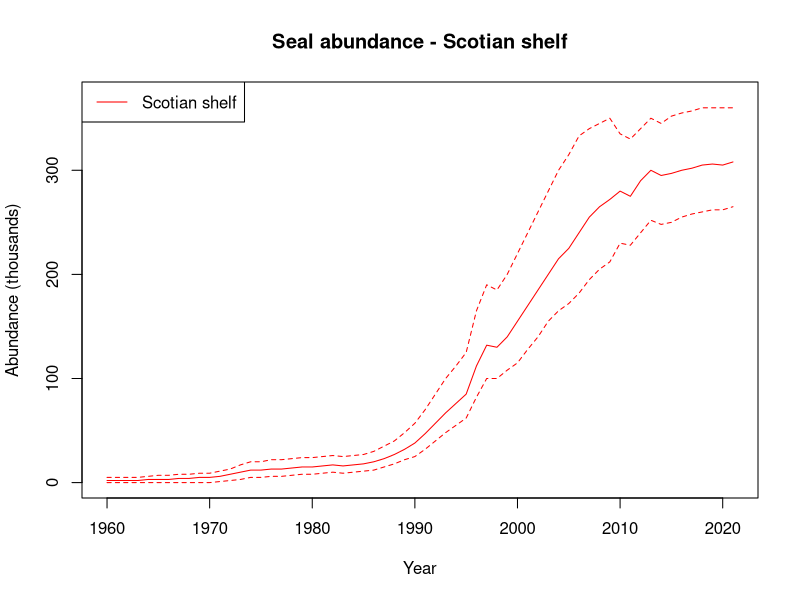
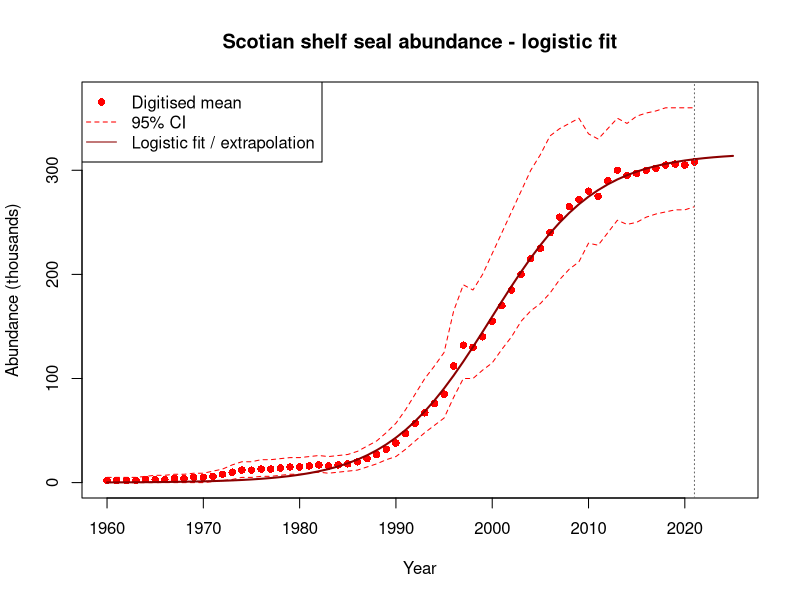
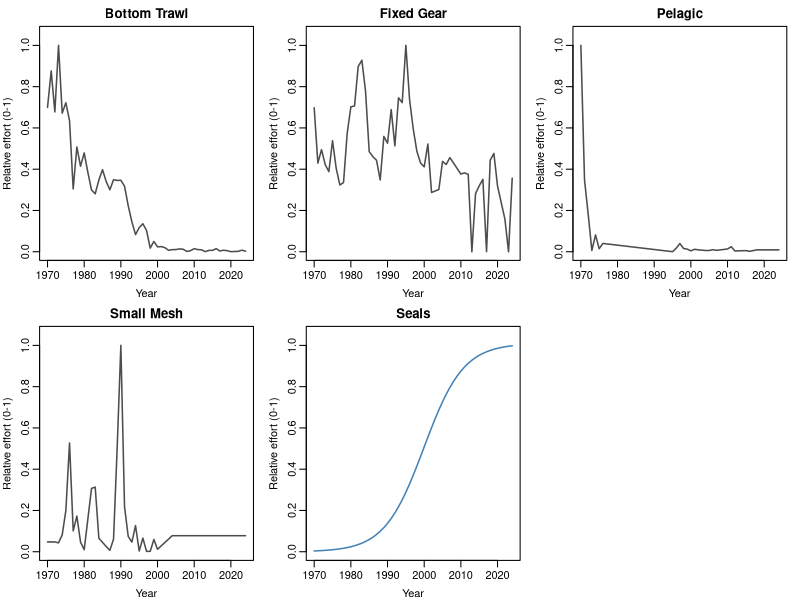
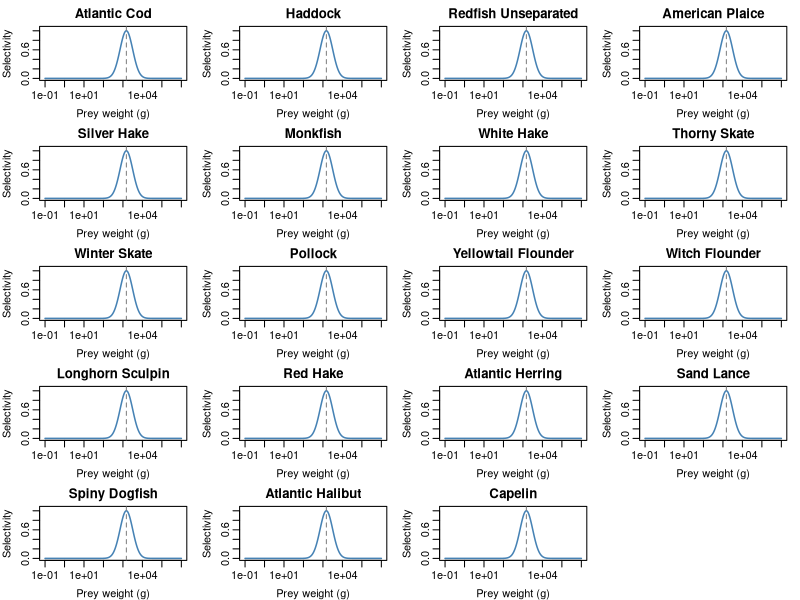

Here is the R script that generated these plots, in order:
setwd("/Users/juliab6/UTAS Research Dropbox/Julia Blanchard/NEW DATA ESS/Untitled")

# Run New_get catches.R first (generates effort_matrix_by_gear.RDS)

# ── References ────────────────────────────────────────────────────────────────
#
# Seal abundance (digitised):
#   Hammill, M.O. & Stenson, G.B. (2007). Estimated prey consumption by harp
#   seals (Pagophilus groenlandicus), hooded seals (Cystophora cristata),
#   grey seals (Halichoerus grypus) and harbour seals (Phoca vitulina) in
#   Atlantic Canada. Journal of Northwest Atlantic Fishery Science, 35, 33-44.
#   [Figure showing Scotian Shelf seal abundance 1960-2021, mean and 95% CI]
#
# Gaussian size selectivity:
#   Bowen, W.D., Lawson, J.W. & Beck, B. (1993). Seasonal and geographic
#   variation in the species composition and size of prey consumed by grey
#   seals (Halichoerus grypus) on the Scotian Shelf. Canadian Journal of
#   Fisheries and Aquatic Sciences, 50(8), 1768-1778.
#   https://doi.org/10.1139/f93-198
#   [Optimal prey mass ~1.5 kg; lognormal selectivity sigma = 0.75]
#
# Vessel power standardisation:
#   Anticamara, J.A. et al. (2011). Global fishing effort (1950-2010): trends,
#   gaps, and implications. Fisheries Research, 107(1-3), 131-136.
#   https://doi.org/10.1016/j.fishres.2010.10.016
#   [Power (kW) = 11.26 * GT^0.71]

# ── Manually digitized seal abundance data ────────────────────────────────────
# Scotian Shelf grey seal abundance (thousands), 1960-2021.
# Mean and 95% CI digitised from Hammill & Stenson (2007).

seal_abundance <- data.frame(
  year = 1960:2021,

  # Scotian Shelf (red)
  scotian_mean = c(
     2,  2,  2,  2,  3,  3,  3,  4,  4,  5,  # 1960-1969
     5,  6,  8, 10, 12, 12, 13, 13, 14, 15,  # 1970-1979
    15, 16, 17, 16, 17, 18, 20, 23, 27, 32,  # 1980-1989
    38, 47, 57, 67, 76, 85, 112, 132, 130, 140,  # 1990-1999
   155, 170, 185, 200, 215, 225, 240, 255, 265, 272,  # 2000-2009
   280, 275, 290, 300, 295, 297, 300, 302, 305, 306, 305, 308  # 2010-2021
  ),
  scotian_upper = c(
     5,  5,  5,  5,  6,  7,  7,  8,  8,  9,
     9, 11, 13, 17, 20, 20, 22, 22, 23, 24,
    24, 25, 26, 25, 26, 27, 30, 35, 40, 48,
    57, 70, 85, 100, 112, 125, 165, 190, 185, 200,
   220, 240, 260, 280, 300, 315, 333, 340, 345, 350,
   335, 330, 340, 350, 345, 352, 355, 357, 360, 360, 360, 360
  ),
  scotian_lower = c(
     0,  0,  0,  0,  0,  0,  0,  0,  0,  0,
     0,  1,  2,  3,  5,  5,  6,  6,  7,  8,
     8,  9, 10,  9, 10, 11, 12, 15, 18, 22,
    25, 32, 40, 48, 55, 62, 82, 100, 100, 108,
   115, 128, 140, 155, 165, 172, 182, 195, 205, 212,
   230, 228, 240, 252, 248, 250, 255, 258, 260, 262, 262, 265
  )
)

# Quick check plot
plot(seal_abundance$year, seal_abundance$scotian_mean, type = "l", col = "red",
     ylim = c(0, 370), xlab = "Year", ylab = "Abundance (thousands)",
     main = "Seal abundance - Scotian shelf")
lines(seal_abundance$year, seal_abundance$scotian_upper, col = "red", lty = 2)
lines(seal_abundance$year, seal_abundance$scotian_lower, col = "red", lty = 2)
legend("topleft", legend = "Scotian shelf", col = "red", lty = 1)

# ── Logistic curve fit and extrapolation to 2025 ─────────────────────────────
# Logistic: N(t) = K / (1 + exp(-r * (t - t0)))

logistic <- function(t, K, r, t0) K / (1 + exp(-r * (t - t0)))

start_vals <- list(K = 320, r = 0.2, t0 = 1995)

fit <- nls(scotian_mean ~ logistic(year, K, r, t0),
           data    = seal_abundance,
           start   = start_vals,
           control = nls.control(maxiter = 500))

summary(fit)

pred_years  <- data.frame(year = 1960:2025)
pred_values <- predict(fit, newdata = pred_years)

scotian_extrap <- data.frame(year = pred_years$year, scotian_predicted = pred_values)

# Plot with logistic fit and extrapolation
plot(seal_abundance$year, seal_abundance$scotian_mean, pch = 16, col = "red",
     xlim = c(1960, 2025), ylim = c(0, 370),
     xlab = "Year", ylab = "Abundance (thousands)",
     main = "Scotian shelf seal abundance - logistic fit")
lines(seal_abundance$year, seal_abundance$scotian_upper, col = "red", lty = 2)
lines(seal_abundance$year, seal_abundance$scotian_lower, col = "red", lty = 2)
lines(scotian_extrap$year, scotian_extrap$scotian_predicted, col = "darkred", lwd = 2)
abline(v = 2021, lty = 3, col = "grey40")
legend("topleft",
       legend = c("Digitised mean", "95% CI", "Logistic fit / extrapolation"),
       col    = c("red", "red", "darkred"),
       lty    = c(NA, 2, 1), pch = c(16, NA, NA))

# Save
write.csv(scotian_extrap, "scotian_shelf_logistic_1960_2025.csv", row.names = FALSE)

# ── Effort matrix: gear-based effort from new_get_catches + seals ────────────
# Load gear-based effort (Bottom_Trawl, Fixed_Gear, Pelagic, Small_Mesh)
# produced by New_get catches.R. Scale each gear 0-1 relative to its own max,
# then append seal abundance scaled to its full-series max (1960-2025).

fishing_history <- read.csv("Ess_data/effort_by_gear.csv")
# Drop index column X, subset to model years
effort_gear <- fishing_history[fishing_history$Year %in% 1970:2024,
                               c("Year", "Bottom_Trawl", "Fixed_Gear", "Pelagic", "Small_Mesh")]
rownames(effort_gear) <- effort_gear$Year

gear_cols <- setdiff(colnames(effort_gear), "Year")
effort_gear_scaled <- effort_gear
effort_gear_scaled[gear_cols] <- lapply(
  effort_gear[gear_cols],
  function(x) x / max(x, na.rm = TRUE)
)

seal_scaled <- scotian_extrap[, c("year", "scotian_predicted")]
names(seal_scaled) <- c("Year", "Seals")
seal_scaled$Seals <- seal_scaled$Seals / max(seal_scaled$Seals)

effort_with_seals <- merge(effort_gear_scaled, seal_scaled,
                           by = "Year", all.x = TRUE)
effort_with_seals <- effort_with_seals[order(effort_with_seals$Year), ]


# ── Plot each gear and seals individually ─────────────────────────────────────
all_cols <- c(gear_cols, "Seals")
n_cols   <- length(all_cols)
n_row    <- ceiling(n_cols / 3)

par(mfrow = c(n_row, 3), mar = c(3, 3, 2, 1), mgp = c(2, 0.6, 0))
for (col in all_cols) {
  col_colour <- ifelse(col == "Seals", "steelblue", "grey30")
  plot(effort_with_seals$Year, effort_with_seals[[col]],
       type = "l", lwd = 1.5, col = col_colour,
       ylim = c(0, 1.05), xlab = "Year",
       ylab = "Relative effort (0-1)",
       main = gsub("_", " ", col))
}
par(mfrow = c(1, 1), mar = c(5, 4, 4, 2) + 0.1)

saveRDS(effort_with_seals, "Ess_data/effort_gear_with_seals.RDS")
write.csv(effort_with_seals, "Ess_data/effort_gear_with_seals.csv",
          row.names = FALSE)

# ── Seal gear_params: Gaussian size selectivity (Bowen 1993) ─────────────────
# Seals modelled as a gear with lognormal selectivity by prey weight.
# w_opt = 1500 g (optimal prey mass) and sigma = 0.75 (log-scale width)
# from Bowen et al. (1993) grey seal diet data, Scotian Shelf.
# Catchability reflects species importance in grey seal diet
# (higher for pelagic/schooling prey, lower for large demersal species).
# NOTE: catchability values below are initial estimates based on diet
# composition from Bowen et al. (1993) and must be calibrated against
# observed seal diet data or biomass trends before use in simulations.

gaussian_sizeweight <- function(l, species_params, w_opt, sigma, ...) {
  w <- species_params$a * l ^ species_params$b
  exp(-0.5 * ((log(w) - log(w_opt)) / sigma)^2)
}


# Species names match selected_spp in New_PCA_DFO.R (18 species)
seal_gear_params <- data.frame(
  species = c(
    "Atlantic Cod",
    "Haddock",
    "Redfish Unseparated",
    "American Plaice",
    "Silver Hake",
    "Monkfish",
    "White Hake",
    "Thorny Skate",
    "Winter Skate",
    "Pollock",
    "Yellowtail Flounder",
    "Witch Flounder",
    "Longhorn Sculpin",
    "Red Hake",
    "Atlantic Herring",
    "Sand Lance",
    "Spiny Dogfish",
    "Atlantic Halibut",
    "Capelin"
  ),
  gear         = "Seals",
  sel_func     = "gaussian_sizeweight",
  w_opt        = 1500,  # g, Bowen et al. 1993
  sigma        = 0.75,  # log-scale SD, Bowen et al. 1993
  catchability = c(
    0.15,  # Atlantic Cod          – important demersal prey
    0.10,  # Haddock               – moderate demersal prey
    0.08,  # White Hake            – moderate prey
    0.08,  # Red Hake              – moderate prey
    0.10,  # Silver Hake           – moderate prey
    0.10,  # Pollock               – moderate prey
    0.08,  # Redfish Unseparated   – moderate prey
    0.15,  # American Plaice       – benthic, less accessible
    0.05,  # Yellowtail Flounder   – benthic, less accessible
    0.05,  # Witch Flounder        – benthic, less accessible
    0.45,  # Atlantic Herring      – major pelagic prey
    0.45,  # Capelin               – major pelagic prey
    0.05,  # Thorny Skate          – spiny, less preferred
    0.45,  # Winter Skate          – benthic, less preferred
    0.05,  # Spiny Dogfish         – spines, less preferred
    0.05,  # Monkfish              – large benthic, less accessible
    0.30,  # Sand Lance            – abundant schooling prey
    0.05,  # Longhorn Sculpin      – benthic, less accessible
    0.03   # Atlantic Halibut      – very large, rare prey
  )
)

# ── Plot Gaussian selectivity curves ─────────────────────────────────────────
w_seq <- exp(seq(log(0.1), log(1e6), length.out = 500))
sel   <- exp(-0.5 * ((log(w_seq) - log(1500)) / 0.75)^2)

n_sp  <- nrow(seal_gear_params)
n_row <- ceiling(n_sp / 4)

par(mfrow = c(n_row, 4), mar = c(3, 3, 2, 1), mgp = c(2, 0.6, 0))
for (i in seq_len(n_sp)) {
  plot(w_seq, sel, type = "l", lwd = 1.5, col = "steelblue",
       log = "x", ylim = c(0, 1.05),
       xlab = "Prey weight (g)", ylab = "Selectivity",
       main = seal_gear_params$species[i])
  abline(v = 1500, lty = 2, col = "grey50")
}
par(mfrow = c(1, 1), mar = c(5, 4, 4, 2) + 0.1)

saveRDS(seal_gear_params, "Ess_data/seal_gear_params.RDS")

# ── Catchability calibration approach ────────────────────────────────────────
# POST-HOC STEP: seal catchabilities should only be calibrated after the
# fishing-gear steady state has been established (species biomasses and
# fishing mortalities already tuned). Once the steady state is fixed, adjust
# catchabilities so that seal consumption at the reference seal abundance
# matches the 12x body mass consumption target below. The scaled seal effort
# time series (effort_gear_with_seals$Seals) then drives how consumption
# changes relative to that calibrated steady state.
#
# Steps:
#   1. Calculate total target consumption (g/yr) at a reference year
#   2. Distribute across species using diet proportions from Bowen (1993)
#   3. Back-calculate species-level catchability from model/survey biomass:
#      divide target species consumption by model biomass and scaled seal
#      effort (0-1) at the reference year
#   4. Run the model, extract getYield() for the Seals gear, compare to
#      target; scale all catchabilities by the ratio until they match
#
# Diet proportions (Bowen et al. 1993, Scotian Shelf, approximate):
diet_prop <- c(
  0.08,  # Atlantic Cod
  0.05,  # Haddock
  0.03,  # White Hake
  0.03,  # Red Hake
  0.05,  # Silver Hake
  0.05,  # Pollock
  0.03,  # Redfish Unseparated
  0.02,  # American Plaice
  0.02,  # Yellowtail Flounder
  0.02,  # Witch Flounder
  0.20,  # Atlantic Herring
  0.13,  # Capelin
  0.01,  # Thorny Skate
  0.01,  # Winter Skate
  0.01,  # Spiny Dogfish
  0.01,  # Monkfish
  0.25,  # Sand Lance
  0.01,  # Longhorn Sculpin
  0.01   # Atlantic Halibut
)
# Grey seal parameters
seal_body_mass_kg   <- 170    # mean adult body mass (kg)
consumption_mult    <- 12     # annual consumption as multiple of body mass
fish_fraction       <- 0.85   # proportion of diet that is fish

# Reference year total consumption (g/yr) — use mean abundance 1990-2010
ref_abundance       <- mean(
  scotian_extrap$scotian_predicted[
    scotian_extrap$year >= 1990 & scotian_extrap$year <= 2010
  ]
) * 1000  # convert thousands to individuals

target_consumption_g <- ref_abundance *
  seal_body_mass_kg * 1000 *  # body mass in grams
  consumption_mult *
  fish_fraction

cat("Target total fish consumption at reference abundance:\n")
cat(format(round(target_consumption_g / 1e9), big.mark = ","),
    "x 10^9 g/yr =",
    round(target_consumption_g / 1e6), "tonnes/yr\n\n")

cat("Target consumption by species (tonnes/yr):\n")
target_by_species <- sort(
  round(diet_prop * target_consumption_g / 1e6), decreasing = TRUE
)
print(target_by_species)

# To use in mizer calibration:
# after running the model to steady state, extract biomass per species,
# then divide target species consumption by biomass and scaled seal effort
# at the reference year (effort_gear_with_seals$Seals).
